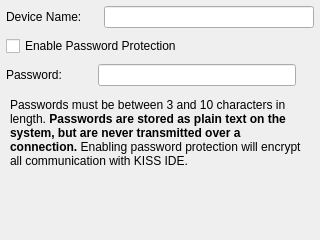
<?xml version="1.0" encoding="UTF-8"?>
<ui version="4.0">
 <class>CommunicationSettingsWidget</class>
 <widget class="QWidget" name="CommunicationSettingsWidget">
  <property name="geometry">
   <rect>
    <x>0</x>
    <y>0</y>
    <width>320</width>
    <height>240</height>
   </rect>
  </property>
  <property name="windowTitle">
   <string>Communication Settings</string>
  </property>
  <layout class="QVBoxLayout" name="verticalLayout">
   <property name="spacing">
    <number>8</number>
   </property>
   <property name="margin">
    <number>6</number>
   </property>
   <item>
    <layout class="QHBoxLayout" name="horizontalLayout">
     <item>
      <widget class="QLabel" name="label">
       <property name="minimumSize">
        <size>
         <width>90</width>
         <height>0</height>
        </size>
       </property>
       <property name="text">
        <string>Device Name:</string>
       </property>
      </widget>
     </item>
     <item>
      <widget class="LineEdit" name="deviceName"/>
     </item>
    </layout>
   </item>
   <item>
    <widget class="QCheckBox" name="passworded">
     <property name="text">
      <string>Enable Password Protection</string>
     </property>
    </widget>
   </item>
   <item>
    <layout class="QHBoxLayout" name="horizontalLayout_2">
     <property name="spacing">
      <number>2</number>
     </property>
     <property name="topMargin">
      <number>0</number>
     </property>
     <property name="rightMargin">
      <number>0</number>
     </property>
     <item>
      <widget class="QLabel" name="label_2">
       <property name="minimumSize">
        <size>
         <width>90</width>
         <height>0</height>
        </size>
       </property>
       <property name="text">
        <string>Password:</string>
       </property>
      </widget>
     </item>
     <item>
      <widget class="LineEdit" name="password">
       <property name="echoMode">
        <enum>QLineEdit::Normal</enum>
       </property>
      </widget>
     </item>
     <item>
      <widget class="QLabel" name="passGood">
       <property name="text">
        <string/>
       </property>
       <property name="pixmap">
        <pixmap resource="../rc/icons.qrc">:/icons/accept.png</pixmap>
       </property>
      </widget>
     </item>
     <item>
      <widget class="QLabel" name="passBad">
       <property name="text">
        <string/>
       </property>
       <property name="pixmap">
        <pixmap resource="../rc/icons.qrc">:/icons/cross.png</pixmap>
       </property>
       <property name="scaledContents">
        <bool>false</bool>
       </property>
      </widget>
     </item>
    </layout>
   </item>
   <item>
    <widget class="QTextEdit" name="textEdit_2">
     <property name="maximumSize">
      <size>
       <width>16777215</width>
       <height>16777215</height>
      </size>
     </property>
     <property name="palette">
      <palette>
       <active>
        <colorrole role="Base">
         <brush brushstyle="SolidPattern">
          <color alpha="0">
           <red>255</red>
           <green>255</green>
           <blue>255</blue>
          </color>
         </brush>
        </colorrole>
       </active>
       <inactive>
        <colorrole role="Base">
         <brush brushstyle="SolidPattern">
          <color alpha="0">
           <red>255</red>
           <green>255</green>
           <blue>255</blue>
          </color>
         </brush>
        </colorrole>
       </inactive>
       <disabled>
        <colorrole role="Base">
         <brush brushstyle="SolidPattern">
          <color alpha="255">
           <red>212</red>
           <green>208</green>
           <blue>200</blue>
          </color>
         </brush>
        </colorrole>
       </disabled>
      </palette>
     </property>
     <property name="frameShape">
      <enum>QFrame::NoFrame</enum>
     </property>
     <property name="undoRedoEnabled">
      <bool>false</bool>
     </property>
     <property name="readOnly">
      <bool>true</bool>
     </property>
     <property name="html">
      <string>&lt;!DOCTYPE HTML PUBLIC &quot;-//W3C//DTD HTML 4.0//EN&quot; &quot;http://www.w3.org/TR/REC-html40/strict.dtd&quot;&gt;
&lt;html&gt;&lt;head&gt;&lt;meta name=&quot;qrichtext&quot; content=&quot;1&quot; /&gt;&lt;style type=&quot;text/css&quot;&gt;
p, li { white-space: pre-wrap; }
&lt;/style&gt;&lt;/head&gt;&lt;body style=&quot; font-family:'Lucida Grande'; font-size:13pt; font-weight:400; font-style:normal;&quot;&gt;
&lt;p style=&quot; margin-top:0px; margin-bottom:0px; margin-left:0px; margin-right:0px; -qt-block-indent:0; text-indent:0px;&quot;&gt;&lt;span style=&quot; font-size:9pt;&quot;&gt;Passwords must be between 3 and 10 characters in length. &lt;/span&gt;&lt;span style=&quot; font-size:9pt; font-weight:600;&quot;&gt;Passwords are stored as plain text on the system, but are never transmitted over a connection. &lt;/span&gt;&lt;span style=&quot; font-size:9pt;&quot;&gt;Enabling password protection will encrypt all communication with KISS IDE.&lt;/span&gt;&lt;/p&gt;&lt;/body&gt;&lt;/html&gt;</string>
     </property>
     <property name="textInteractionFlags">
      <set>Qt::NoTextInteraction</set>
     </property>
    </widget>
   </item>
   <item>
    <spacer name="verticalSpacer">
     <property name="orientation">
      <enum>Qt::Vertical</enum>
     </property>
     <property name="sizeHint" stdset="0">
      <size>
       <width>20</width>
       <height>40</height>
      </size>
     </property>
    </spacer>
   </item>
  </layout>
 </widget>
 <customwidgets>
  <customwidget>
   <class>LineEdit</class>
   <extends>QLineEdit</extends>
   <header>LineEdit.h</header>
  </customwidget>
 </customwidgets>
 <resources>
  <include location="../rc/icons.qrc"/>
 </resources>
 <connections/>
</ui>
